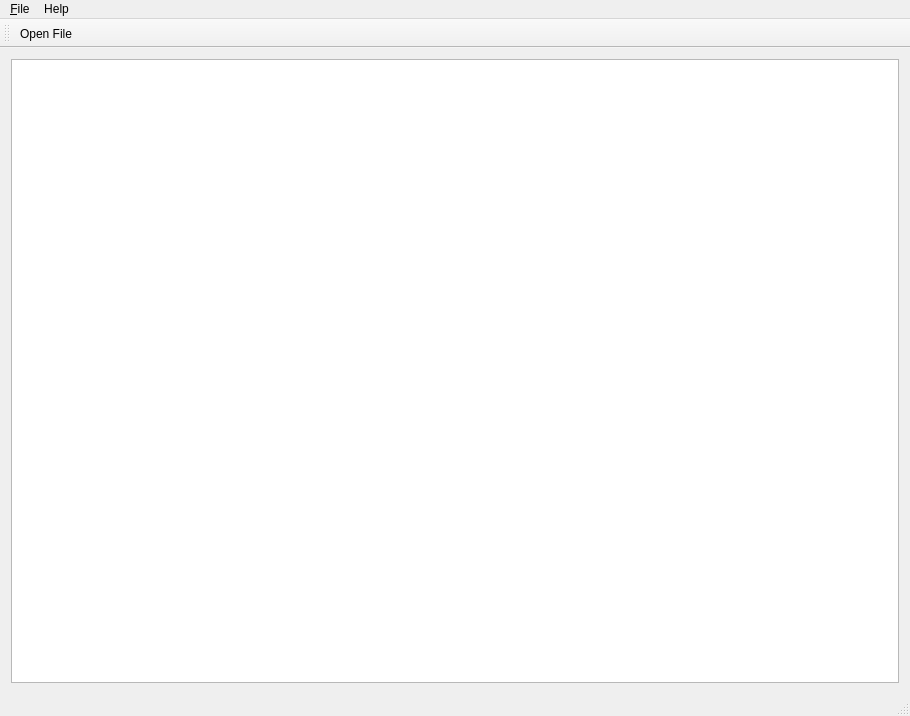
<?xml version="1.0" encoding="UTF-8"?>
<ui version="4.0">
 <class>MainWindow</class>
 <widget class="QMainWindow" name="MainWindow">
  <property name="geometry">
   <rect>
    <x>0</x>
    <y>0</y>
    <width>910</width>
    <height>716</height>
   </rect>
  </property>
  <property name="windowTitle">
   <string>MainWindow</string>
  </property>
  <widget class="QWidget" name="centralWidget">
   <layout class="QVBoxLayout" name="verticalLayout">
    <item>
     <widget class="QTextEdit" name="textEdit"/>
    </item>
   </layout>
  </widget>
  <widget class="QMenuBar" name="menuBar">
   <property name="geometry">
    <rect>
     <x>0</x>
     <y>0</y>
     <width>910</width>
     <height>21</height>
    </rect>
   </property>
   <widget class="QMenu" name="menu_File">
    <property name="title">
     <string>&amp;File</string>
    </property>
    <addaction name="actionOpenFile"/>
    <addaction name="separator"/>
    <addaction name="actionExit"/>
   </widget>
   <widget class="QMenu" name="menuHelp">
    <property name="title">
     <string>Help</string>
    </property>
    <addaction name="actionAboutQt"/>
   </widget>
   <addaction name="menu_File"/>
   <addaction name="menuHelp"/>
  </widget>
  <widget class="QToolBar" name="mainToolBar">
   <attribute name="toolBarArea">
    <enum>TopToolBarArea</enum>
   </attribute>
   <attribute name="toolBarBreak">
    <bool>false</bool>
   </attribute>
   <addaction name="actionOpenFile"/>
  </widget>
  <widget class="QStatusBar" name="statusBar"/>
  <action name="actionOpenFile">
   <property name="text">
    <string>&amp;Open File...</string>
   </property>
   <property name="shortcut">
    <string>Ctrl+O</string>
   </property>
  </action>
  <action name="actionExit">
   <property name="text">
    <string>E&amp;xit</string>
   </property>
  </action>
  <action name="actionAboutQt">
   <property name="text">
    <string>&amp;About Qt</string>
   </property>
  </action>
 </widget>
 <layoutdefault spacing="6" margin="11"/>
 <resources/>
 <connections>
  <connection>
   <sender>actionExit</sender>
   <signal>triggered()</signal>
   <receiver>MainWindow</receiver>
   <slot>close()</slot>
   <hints>
    <hint type="sourcelabel">
     <x>-1</x>
     <y>-1</y>
    </hint>
    <hint type="destinationlabel">
     <x>454</x>
     <y>357</y>
    </hint>
   </hints>
  </connection>
 </connections>
</ui>
